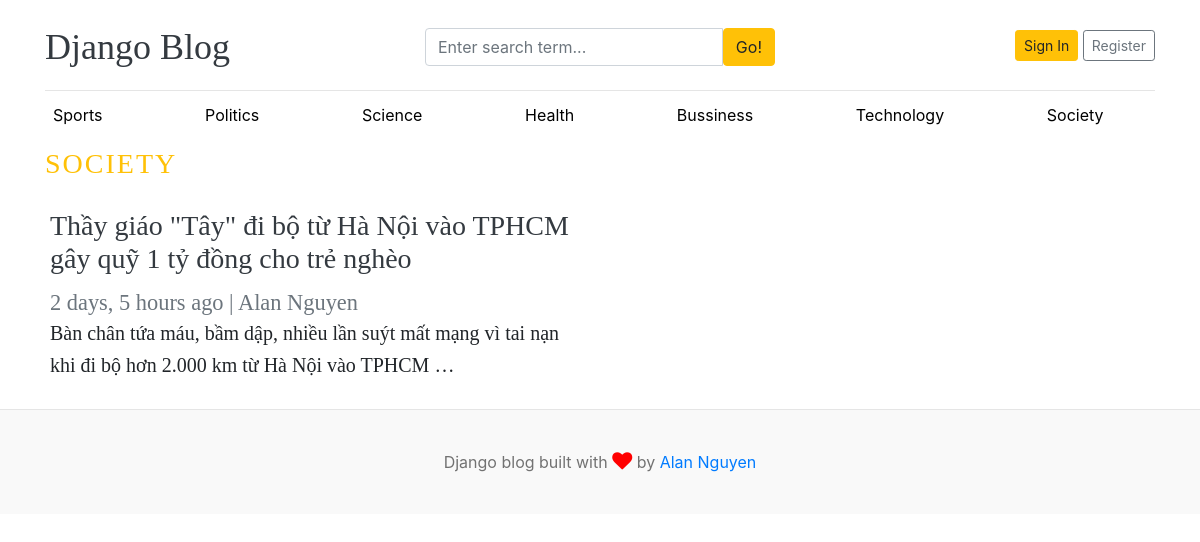
The page /category/7/ on the database as committed earlier.
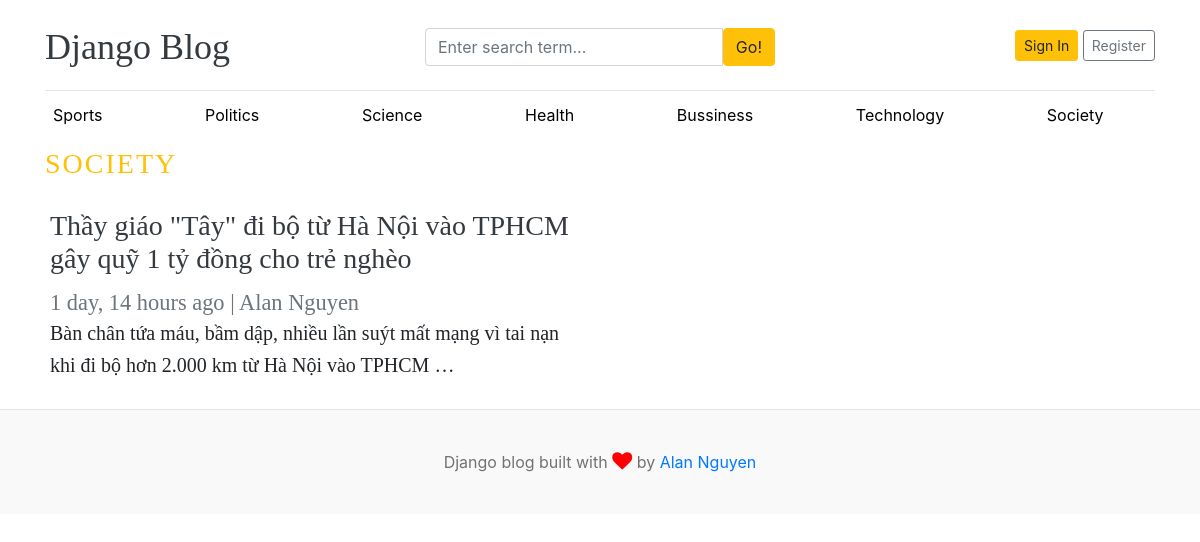
The same page on the database as committed later.
### blogs/models.py (models this page shows, shortened)
class Blog(models.Model):
    title = models.CharField(max_length=100)
    slug = models.SlugField(max_length=150, unique=True, blank=True)
    category = models.ForeignKey(Category, on_delete=models.CASCADE)
    author = models.ForeignKey(User, on_delete=models.CASCADE)
    featured_image = models.ImageField(upload_to='upload/%Y/%m/%d')
    short_description = models.TextField(max_length=500)
    blog_body = models.TextField(max_length=5000)
    status = models.CharField(max_length=20, choices=STATUS_CHOICES, default="Draft")
    is_featured = models.BooleanField(default=False)
    created_at = models.DateTimeField(auto_now_add=True)
    updated_at = models.DateTimeField(auto_now=True)

### blogs/views.py (the view)
# urls.py: path('<int:category_id>/', views.posts_by_category, name ='posts_by_category'),
def posts_by_category(request, category_id):
    posts = Blog.objects.filter(status='Published', category=category_id)
    try:
        category = Category.objects.get(id=category_id)
    except:
        return render(request,'404.html')
    context = {
        'posts': posts,
        'category': category,
    }
    return render(request, 'posts_by_category.html', context)

### blogs/context_processors.py (called while the page is built)
def get_categories(request):
    categories = Category.objects.all()
    return dict(categories=categories)

def get_social_links(request):
    social_links = SocialLink.objects.all()
    return dict(social_links=social_links)

### blogs/models.py (called while the page is built)
    def __str__(self):
        return self.category_name

### templates/posts_by_category.html (shortened to what this page needs)
{% extends 'base.html' %}
{% block content%}
<h3 class="text-uppercase text-warning" style="letter-spacing: 2px;">{{ category }}<h3>
  <div class="row mb-2">
    {% if posts %}
        {% for post in posts %}
            <div class="col-md-6 px-0">
            <div class="card border-0" >
                <div class="card-body">
                <h3><a href="{% url 'blogs' post.slug %}" style="text-decoration: none;" class="text-dark">{{post.title}}</a></h3>
                <small class="mb-1 text-muted">{{ post.updated_at | timesince }} ago | {{ post.author.first_name }} {{ post.author.last_name }}</small>
                <p class="card-text" style="font-size: 1.25rem; line-height: 1.6; font-weight:300">{{ post.short_description | truncatewords:25 }}</p>
                </div>
            </div>
            </div>
        {% endfor %}
    {% else %}
        <div class="col-md-6 px-0">
            <div class="card-body">
                <p class="lead my-3">No posts found</p>
            </div>
        </div>
    {% endif %}
  </div>
</div>
{% endblock content %}

Rows that differ between the two databases and show on the page:
changed Blog "Thầy giáo \"Tây\" đi bộ từ Hà Nội vào TPHCM gây quỹ 1 tỷ đồng cho trẻ nghèo": updated_at "2 days, 5 hours" → "1 day, 14 hours"
